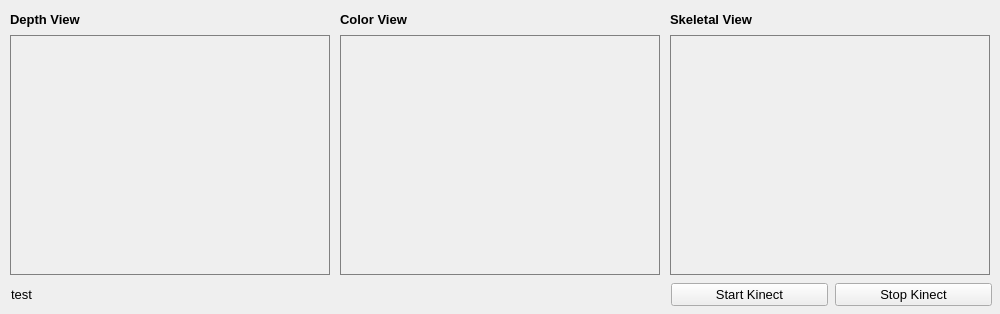
<?xml version="1.0" encoding="UTF-8"?>
<ui version="4.0">
 <class>KinectWidget</class>
 <widget class="QWidget" name="KinectWidget">
  <property name="minimumSize">
   <size>
    <width>1000</width>
    <height>314</height>
   </size>
  </property>
  <property name="maximumSize">
   <size>
    <width>1000</width>
    <height>314</height>
   </size>
  </property>
  <property name="windowTitle">
   <string>Kinect Control Panel</string>
  </property>
  <property name="styleSheet">
   <string notr="true">QWidget {
	font-family: &quot;Arial&quot;;
	font-size: 10pt;
}

QPushButton {
	min-width: 155px;
	max-width: 155px;
}

QLabel#widgetDepth, #widgetColor, #widgetSkeletons {
	border: 1px solid grey;
}</string>
  </property>
  <layout class="QVBoxLayout" name="verticalLayout">
   <property name="spacing">
    <number>8</number>
   </property>
   <property name="margin">
    <number>8</number>
   </property>
   <item>
    <layout class="QHBoxLayout" name="mainLayout">
     <property name="spacing">
      <number>8</number>
     </property>
     <item>
      <layout class="QVBoxLayout" name="layoutDepth">
       <property name="spacing">
        <number>4</number>
       </property>
       <item>
        <widget class="QLabel" name="labelTitleDepth">
         <property name="font">
          <font>
           <family>Arial</family>
           <pointsize>10</pointsize>
           <weight>75</weight>
           <bold>true</bold>
          </font>
         </property>
         <property name="text">
          <string>Depth View</string>
         </property>
        </widget>
       </item>
       <item>
        <widget class="QLabel" name="widgetDepth">
         <property name="sizePolicy">
          <sizepolicy hsizetype="Fixed" vsizetype="Fixed">
           <horstretch>0</horstretch>
           <verstretch>0</verstretch>
          </sizepolicy>
         </property>
         <property name="minimumSize">
          <size>
           <width>320</width>
           <height>240</height>
          </size>
         </property>
         <property name="maximumSize">
          <size>
           <width>320</width>
           <height>240</height>
          </size>
         </property>
         <property name="text">
          <string/>
         </property>
         <property name="alignment">
          <set>Qt::AlignCenter</set>
         </property>
         <property name="indent">
          <number>0</number>
         </property>
         <property name="textInteractionFlags">
          <set>Qt::NoTextInteraction</set>
         </property>
        </widget>
       </item>
      </layout>
     </item>
     <item>
      <layout class="QVBoxLayout" name="layoutColor">
       <property name="spacing">
        <number>4</number>
       </property>
       <item>
        <widget class="QLabel" name="labelTitleColor">
         <property name="font">
          <font>
           <family>Arial</family>
           <pointsize>10</pointsize>
           <weight>75</weight>
           <bold>true</bold>
          </font>
         </property>
         <property name="text">
          <string>Color View</string>
         </property>
        </widget>
       </item>
       <item>
        <widget class="QLabel" name="widgetColor">
         <property name="sizePolicy">
          <sizepolicy hsizetype="Fixed" vsizetype="Fixed">
           <horstretch>0</horstretch>
           <verstretch>0</verstretch>
          </sizepolicy>
         </property>
         <property name="minimumSize">
          <size>
           <width>320</width>
           <height>240</height>
          </size>
         </property>
         <property name="maximumSize">
          <size>
           <width>320</width>
           <height>240</height>
          </size>
         </property>
         <property name="text">
          <string/>
         </property>
         <property name="alignment">
          <set>Qt::AlignCenter</set>
         </property>
         <property name="indent">
          <number>0</number>
         </property>
         <property name="textInteractionFlags">
          <set>Qt::NoTextInteraction</set>
         </property>
        </widget>
       </item>
      </layout>
     </item>
     <item>
      <layout class="QVBoxLayout" name="layoutSkeletons">
       <property name="spacing">
        <number>4</number>
       </property>
       <item>
        <widget class="QLabel" name="labelTitleSkeletons">
         <property name="font">
          <font>
           <family>Arial</family>
           <pointsize>10</pointsize>
           <weight>75</weight>
           <bold>true</bold>
          </font>
         </property>
         <property name="text">
          <string>Skeletal View</string>
         </property>
        </widget>
       </item>
       <item>
        <widget class="QLabel" name="widgetSkeletons">
         <property name="sizePolicy">
          <sizepolicy hsizetype="Fixed" vsizetype="Fixed">
           <horstretch>0</horstretch>
           <verstretch>0</verstretch>
          </sizepolicy>
         </property>
         <property name="minimumSize">
          <size>
           <width>320</width>
           <height>240</height>
          </size>
         </property>
         <property name="maximumSize">
          <size>
           <width>320</width>
           <height>240</height>
          </size>
         </property>
         <property name="text">
          <string/>
         </property>
         <property name="alignment">
          <set>Qt::AlignCenter</set>
         </property>
         <property name="indent">
          <number>0</number>
         </property>
         <property name="textInteractionFlags">
          <set>Qt::NoTextInteraction</set>
         </property>
        </widget>
       </item>
      </layout>
     </item>
    </layout>
   </item>
   <item>
    <layout class="QHBoxLayout" name="horizontalLayoutControls">
     <property name="spacing">
      <number>7</number>
     </property>
     <item>
      <widget class="QLabel" name="labelStatus">
       <property name="sizePolicy">
        <sizepolicy hsizetype="Expanding" vsizetype="Preferred">
         <horstretch>0</horstretch>
         <verstretch>0</verstretch>
        </sizepolicy>
       </property>
       <property name="text">
        <string>test</string>
       </property>
       <property name="indent">
        <number>3</number>
       </property>
      </widget>
     </item>
     <item>
      <widget class="QPushButton" name="buttonStart">
       <property name="text">
        <string>Start Kinect</string>
       </property>
      </widget>
     </item>
     <item>
      <widget class="QPushButton" name="buttonStop">
       <property name="text">
        <string>Stop Kinect</string>
       </property>
      </widget>
     </item>
    </layout>
   </item>
  </layout>
 </widget>
 <resources/>
 <connections/>
</ui>
